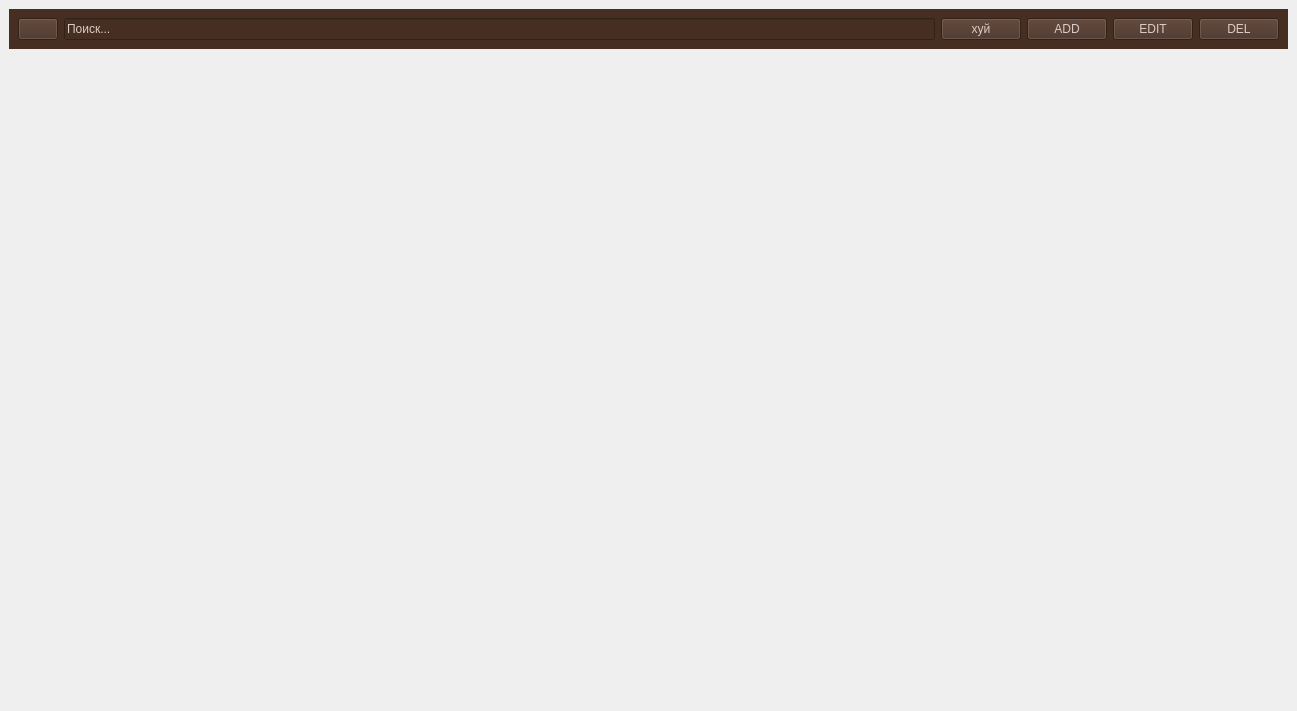
<?xml version="1.0" encoding="UTF-8"?>
<ui version="4.0">
 <class>MainWindow</class>
 <widget class="QMainWindow" name="MainWindow">
  <property name="geometry">
   <rect>
    <x>0</x>
    <y>0</y>
    <width>1297</width>
    <height>711</height>
   </rect>
  </property>
  <property name="sizePolicy">
   <sizepolicy hsizetype="Preferred" vsizetype="Preferred">
    <horstretch>0</horstretch>
    <verstretch>0</verstretch>
   </sizepolicy>
  </property>
  <property name="windowTitle">
   <string>MainWindow</string>
  </property>
  <widget class="QWidget" name="centralwidget">
   <layout class="QVBoxLayout" name="verticalLayout">
    <item>
     <widget class="QWidget" name="widget_2" native="true">
      <property name="sizePolicy">
       <sizepolicy hsizetype="Preferred" vsizetype="Fixed">
        <horstretch>0</horstretch>
        <verstretch>0</verstretch>
       </sizepolicy>
      </property>
      <property name="palette">
       <palette>
        <active>
         <colorrole role="Button">
          <brush brushstyle="SolidPattern">
           <color alpha="255">
            <red>70</red>
            <green>46</green>
            <blue>35</blue>
           </color>
          </brush>
         </colorrole>
         <colorrole role="Base">
          <brush brushstyle="SolidPattern">
           <color alpha="255">
            <red>70</red>
            <green>46</green>
            <blue>35</blue>
           </color>
          </brush>
         </colorrole>
         <colorrole role="Window">
          <brush brushstyle="SolidPattern">
           <color alpha="255">
            <red>70</red>
            <green>46</green>
            <blue>35</blue>
           </color>
          </brush>
         </colorrole>
        </active>
        <inactive>
         <colorrole role="Button">
          <brush brushstyle="SolidPattern">
           <color alpha="255">
            <red>70</red>
            <green>46</green>
            <blue>35</blue>
           </color>
          </brush>
         </colorrole>
         <colorrole role="Base">
          <brush brushstyle="SolidPattern">
           <color alpha="255">
            <red>70</red>
            <green>46</green>
            <blue>35</blue>
           </color>
          </brush>
         </colorrole>
         <colorrole role="Window">
          <brush brushstyle="SolidPattern">
           <color alpha="255">
            <red>70</red>
            <green>46</green>
            <blue>35</blue>
           </color>
          </brush>
         </colorrole>
        </inactive>
        <disabled>
         <colorrole role="Button">
          <brush brushstyle="SolidPattern">
           <color alpha="255">
            <red>70</red>
            <green>46</green>
            <blue>35</blue>
           </color>
          </brush>
         </colorrole>
         <colorrole role="Base">
          <brush brushstyle="SolidPattern">
           <color alpha="255">
            <red>70</red>
            <green>46</green>
            <blue>35</blue>
           </color>
          </brush>
         </colorrole>
         <colorrole role="Window">
          <brush brushstyle="SolidPattern">
           <color alpha="255">
            <red>70</red>
            <green>46</green>
            <blue>35</blue>
           </color>
          </brush>
         </colorrole>
        </disabled>
       </palette>
      </property>
      <property name="styleSheet">
       <string notr="true">background-color: rgb(70, 46, 35);</string>
      </property>
      <layout class="QHBoxLayout" name="horizontalLayout">
       <item>
        <widget class="QPushButton" name="search_batton">
         <property name="text">
          <string/>
         </property>
        </widget>
       </item>
       <item>
        <widget class="QLineEdit" name="search_box">
         <property name="palette">
          <palette>
           <active>
            <colorrole role="WindowText">
             <brush brushstyle="SolidPattern">
              <color alpha="255">
               <red>218</red>
               <green>203</green>
               <blue>197</blue>
              </color>
             </brush>
            </colorrole>
            <colorrole role="Button">
             <brush brushstyle="SolidPattern">
              <color alpha="255">
               <red>70</red>
               <green>46</green>
               <blue>35</blue>
              </color>
             </brush>
            </colorrole>
            <colorrole role="Text">
             <brush brushstyle="SolidPattern">
              <color alpha="255">
               <red>218</red>
               <green>203</green>
               <blue>197</blue>
              </color>
             </brush>
            </colorrole>
            <colorrole role="ButtonText">
             <brush brushstyle="SolidPattern">
              <color alpha="255">
               <red>218</red>
               <green>203</green>
               <blue>197</blue>
              </color>
             </brush>
            </colorrole>
            <colorrole role="Base">
             <brush brushstyle="SolidPattern">
              <color alpha="255">
               <red>70</red>
               <green>46</green>
               <blue>35</blue>
              </color>
             </brush>
            </colorrole>
            <colorrole role="Window">
             <brush brushstyle="SolidPattern">
              <color alpha="255">
               <red>70</red>
               <green>46</green>
               <blue>35</blue>
              </color>
             </brush>
            </colorrole>
            <colorrole role="PlaceholderText">
             <brush brushstyle="SolidPattern">
              <color alpha="255">
               <red>218</red>
               <green>203</green>
               <blue>197</blue>
              </color>
             </brush>
            </colorrole>
           </active>
           <inactive>
            <colorrole role="WindowText">
             <brush brushstyle="SolidPattern">
              <color alpha="255">
               <red>218</red>
               <green>203</green>
               <blue>197</blue>
              </color>
             </brush>
            </colorrole>
            <colorrole role="Button">
             <brush brushstyle="SolidPattern">
              <color alpha="255">
               <red>70</red>
               <green>46</green>
               <blue>35</blue>
              </color>
             </brush>
            </colorrole>
            <colorrole role="Text">
             <brush brushstyle="SolidPattern">
              <color alpha="255">
               <red>218</red>
               <green>203</green>
               <blue>197</blue>
              </color>
             </brush>
            </colorrole>
            <colorrole role="ButtonText">
             <brush brushstyle="SolidPattern">
              <color alpha="255">
               <red>218</red>
               <green>203</green>
               <blue>197</blue>
              </color>
             </brush>
            </colorrole>
            <colorrole role="Base">
             <brush brushstyle="SolidPattern">
              <color alpha="255">
               <red>70</red>
               <green>46</green>
               <blue>35</blue>
              </color>
             </brush>
            </colorrole>
            <colorrole role="Window">
             <brush brushstyle="SolidPattern">
              <color alpha="255">
               <red>70</red>
               <green>46</green>
               <blue>35</blue>
              </color>
             </brush>
            </colorrole>
            <colorrole role="PlaceholderText">
             <brush brushstyle="SolidPattern">
              <color alpha="255">
               <red>218</red>
               <green>203</green>
               <blue>197</blue>
              </color>
             </brush>
            </colorrole>
           </inactive>
           <disabled>
            <colorrole role="WindowText">
             <brush brushstyle="SolidPattern">
              <color alpha="255">
               <red>218</red>
               <green>203</green>
               <blue>197</blue>
              </color>
             </brush>
            </colorrole>
            <colorrole role="Button">
             <brush brushstyle="SolidPattern">
              <color alpha="255">
               <red>70</red>
               <green>46</green>
               <blue>35</blue>
              </color>
             </brush>
            </colorrole>
            <colorrole role="Text">
             <brush brushstyle="SolidPattern">
              <color alpha="255">
               <red>218</red>
               <green>203</green>
               <blue>197</blue>
              </color>
             </brush>
            </colorrole>
            <colorrole role="ButtonText">
             <brush brushstyle="SolidPattern">
              <color alpha="255">
               <red>218</red>
               <green>203</green>
               <blue>197</blue>
              </color>
             </brush>
            </colorrole>
            <colorrole role="Base">
             <brush brushstyle="SolidPattern">
              <color alpha="255">
               <red>70</red>
               <green>46</green>
               <blue>35</blue>
              </color>
             </brush>
            </colorrole>
            <colorrole role="Window">
             <brush brushstyle="SolidPattern">
              <color alpha="255">
               <red>70</red>
               <green>46</green>
               <blue>35</blue>
              </color>
             </brush>
            </colorrole>
            <colorrole role="PlaceholderText">
             <brush brushstyle="SolidPattern">
              <color alpha="255">
               <red>218</red>
               <green>203</green>
               <blue>197</blue>
              </color>
             </brush>
            </colorrole>
           </disabled>
          </palette>
         </property>
         <property name="styleSheet">
          <string notr="true">
color: rgb(218, 203, 197);
</string>
         </property>
         <property name="text">
          <string>Поиск...</string>
         </property>
        </widget>
       </item>
       <item>
        <widget class="QPushButton" name="pushButton_5">
         <property name="styleSheet">
          <string notr="true">color: rgb(218, 203, 197);</string>
         </property>
         <property name="text">
          <string>хуй</string>
         </property>
        </widget>
       </item>
       <item>
        <widget class="QPushButton" name="add_Button">
         <property name="styleSheet">
          <string notr="true">color: rgb(218, 203, 197);</string>
         </property>
         <property name="text">
          <string>ADD</string>
         </property>
        </widget>
       </item>
       <item>
        <widget class="QPushButton" name="edit_button">
         <property name="styleSheet">
          <string notr="true">color: rgb(218, 203, 197);</string>
         </property>
         <property name="text">
          <string>EDIT</string>
         </property>
        </widget>
       </item>
       <item>
        <widget class="QPushButton" name="delete_button">
         <property name="styleSheet">
          <string notr="true">color: rgb(218, 203, 197);</string>
         </property>
         <property name="text">
          <string>DEL</string>
         </property>
        </widget>
       </item>
      </layout>
     </widget>
    </item>
    <item>
     <layout class="QFormLayout" name="formLayout">
      <item row="0" column="1">
       <widget class="QWidget" name="widget" native="true">
        <widget class="QWidget" name="horizontalLayoutWidget">
         <property name="geometry">
          <rect>
           <x>0</x>
           <y>0</y>
           <width>501</width>
           <height>601</height>
          </rect>
         </property>
         <layout class="QHBoxLayout" name="horizontalLayout_2">
          <item>
           <widget class="QWidget" name="widget_3" native="true">
            <property name="styleSheet">
             <string notr="true">background-color: rgb(165, 255, 105);</string>
            </property>
           </widget>
          </item>
         </layout>
        </widget>
        <widget class="QWidget" name="horizontalLayoutWidget_2">
         <property name="geometry">
          <rect>
           <x>500</x>
           <y>0</y>
           <width>771</width>
           <height>601</height>
          </rect>
         </property>
         <layout class="QHBoxLayout" name="horizontalLayout_4">
          <item>
           <widget class="QWidget" name="widget_4" native="true">
            <property name="styleSheet">
             <string notr="true">background-color: rgb(93, 206, 255);</string>
            </property>
           </widget>
          </item>
         </layout>
        </widget>
       </widget>
      </item>
     </layout>
    </item>
   </layout>
  </widget>
 </widget>
 <resources/>
 <connections/>
</ui>
